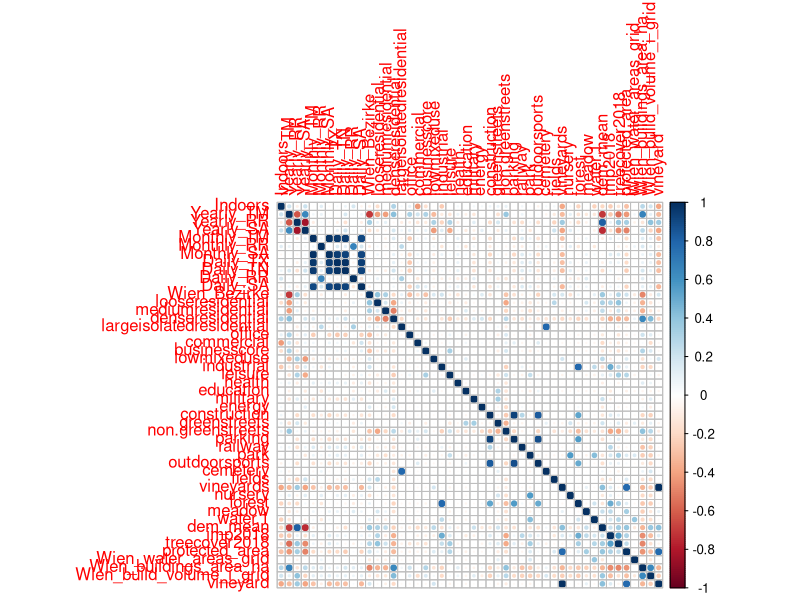
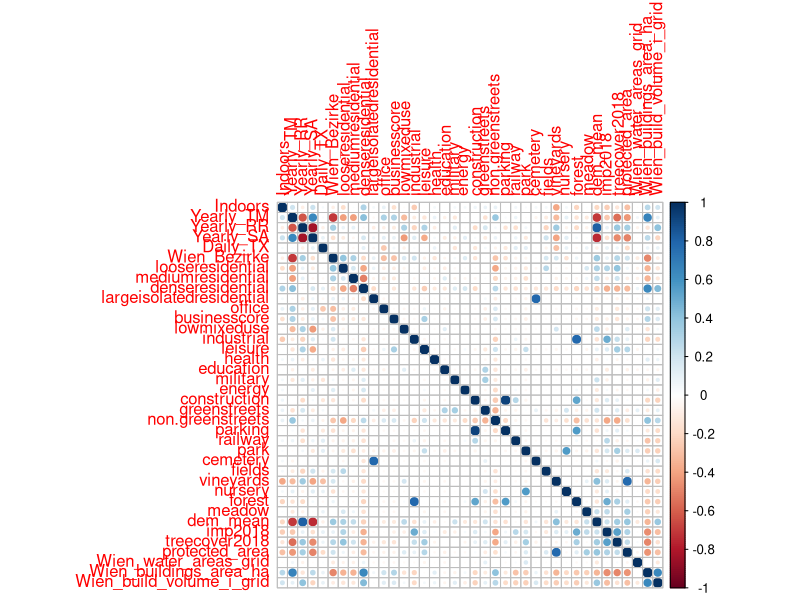
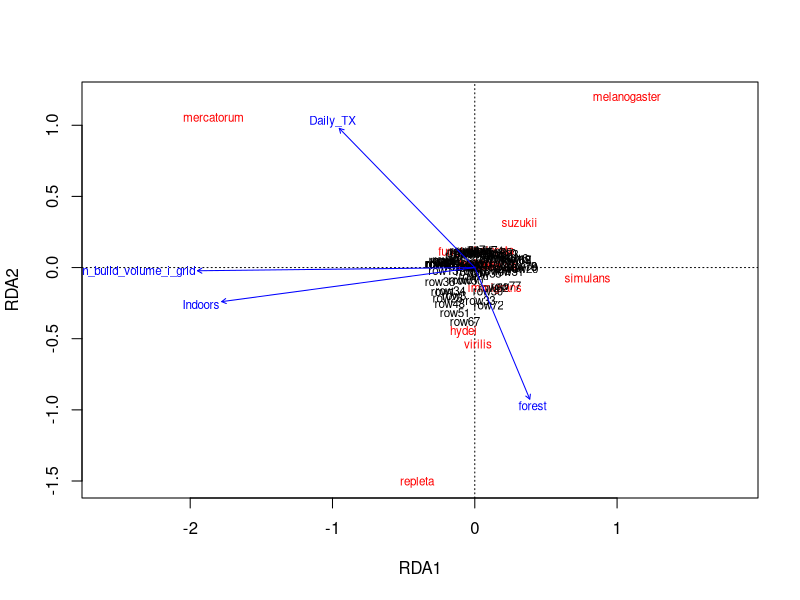

Generate these figures, in order, with R:
# RDA Analysis for Vienna Full Collapsed Dataset
# Author: Martin Kapun
#
# This script performs Redundancy Analysis (RDA) on the Vienna dataset.
# It includes data loading, cleaning, variable selection, multicollinearity checks,
# Hellinger transformation, RDA modeling, and result visualization.

# --- Load Required Libraries ---
library(tidyverse)
library(vegan) # For RDA and ecological analysis
library(corrplot) # For correlation matrix visualization

# --- Set Working Directory ---
args <- commandArgs(trailingOnly = TRUE)
if (length(args) == 0) {
    WD <- getwd()
} else {
    WD <- args[1]
}
setwd(WD)

# --- Create Results Directory ---
dir.create("results/RDA_Vienna_full_collapsed", showWarnings = FALSE, recursive = TRUE)

# --- Load and Prepare Data ---
DATA <- read.csv("data/Samples_inca_spartacus_vienna_clean_final.csv", header = TRUE)

# Remove rows with missing values
DATA.Vienna <- na.omit(DATA)

# --- Environmental Variables: Selection and Aggregation ---
# Select relevant columns and aggregate by ParticipantId and Indoors
DATA.env.Vienna <- DATA.Vienna %>%
    dplyr::select(2, 20, 29:ncol(DATA.Vienna)) %>%
    group_by(ParticipantId, Indoors) %>%
    summarise(across(everything(), mean, na.rm = TRUE), .groups = "drop") %>%
    dplyr::select(-ParticipantId)

# Remove columns with only zeros
DATA.env.Vienna <- DATA.env.Vienna[, colSums(DATA.env.Vienna) != 0]

# --- Multicollinearity Check: Correlation Matrix ---
cor_matrix <- cor(DATA.env.Vienna, use = "complete.obs")

# Visualize the full correlation matrix
pdf("results/RDA_Vienna_full_collapsed/Corrplot_full.pdf", width = 20, height = 20)
corrplot(cor_matrix, method = "circle")
dev.off()

# --- Remove Redundant Variables (based on correlation or prior knowledge) ---
DATA.env.Vienna <- DATA.env.Vienna %>%
    dplyr::select(
        -Monthly_TM,
        -Monthly_RR,
        -Monthly_SA,
        -Daily_TN,
        -Daily_RR,
        -Daily_SA,
        -outdoorsports,
        -vineyard,
        -water.1,
        -commercial
    )

# Re-calculate and visualize the reduced correlation matrix
cor_matrix <- cor(DATA.env.Vienna, use = "complete.obs")
pdf("results/RDA_Vienna_full_collapsed/Corrplot_reduced.pdf", width = 20, height = 20)
corrplot(cor_matrix, method = "circle")
dev.off()

# --- Scale Environmental Variables ---
DATA.env_scaled.Vienna <- scale(DATA.env.Vienna)

# --- Extract Coordinates and Dates (if needed for further analysis) ---
DATA.coord.Vienna <- DATA.Vienna[, 5:6]
DATA.date.Vienna <- DATA.Vienna[, 4]

# --- Species Data Preparation and Hellinger Transformation ---
# Aggregate species counts by ParticipantId and Indoors
DATA.spec.Vienna <- DATA.Vienna %>%
    dplyr::select(2, 7:20) %>%
    group_by(ParticipantId, Indoors) %>%
    summarise(across(everything(), mean, na.rm = TRUE), .groups = "drop") %>%
    dplyr::select(-ParticipantId, -Indoors)

# Replace NAs with zeros
DATA.spec.Vienna[is.na(DATA.spec.Vienna)] <- 0

# Apply Hellinger transformation
DATA.spec.Vienna.hell <- decostand(DATA.spec.Vienna, method = "hellinger")

# --- Redundancy Analysis (RDA) ---
# Full model with all environmental variables
rda_result.Vienna <- rda(DATA.spec.Vienna.hell ~ ., data = as.data.frame(DATA.env.Vienna))

# Null model (intercept only)
rda_result.0.Vienna <- rda(DATA.spec.Vienna.hell ~ 1, data = as.data.frame(DATA.env.Vienna))

# Forward selection of variables using ordiR2step
rda_result.osR2.Vienna <- ordiR2step(
    rda_result.0.Vienna,
    scope = formula(rda_result.Vienna),
    direction = "forward",
    permutations = 99999
)

# --- Output RDA Results ---
sink("results/RDA_Vienna_full_collapsed/stats.txt")
summary(rda_result.osR2.Vienna)
anova.cca(rda_result.osR2.Vienna, step = 1000)
anova.cca(rda_result.osR2.Vienna, step = 10000, by = "term")
RsquareAdj(rda_result.osR2.Vienna)
sink()

# --- RDA Ordination Plot ---
pdf("results/RDA_Vienna_full_collapsed/Ordiplot.pdf", width = 8, height = 6)
ordiplot(rda_result.osR2.Vienna, scaling = 1, type = "text")
dev.off()
